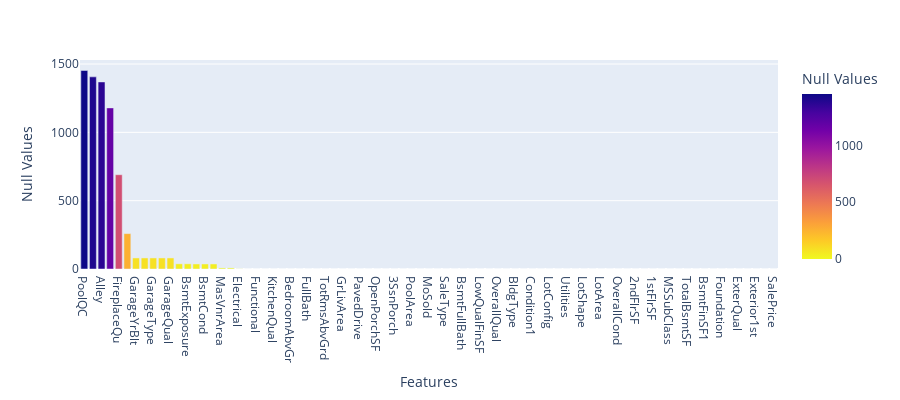

Notebook cell for this chart:
### Markdown cell above
* Visualize Missing Values

### Code cell
import plotly.express as px
import plotly.graph_objects as go

fig = px.bar(df_dt_null, x= 'Features', y= 'Null Values', color= 'Null Values', color_continuous_scale=px.colors.sequential.Plasma_r,height=400,)
fig.show()

### Figure 1 — Plotly figure (JSON) as saved in the notebook; plotly's stock layout.template omitted (floating-point values rounded to 4 significant figures)
{"data": [{"alignmentgroup": "True", "hovertemplate": "Features=%{x}<br>Null Values=%{marker.color}<extra></extra>", "legendgroup": "", "marker": {"color": [1453, 1406, 1369, 1179, 690, 259, 81, 81, 81, 81, 81, 38, 38, 37, 37, 37, 8, 8, 1, 0, 0, 0, 0, 0, 0, 0, 0, 0, 0, 0, 0, 0, 0, 0, 0, 0, 0, 0, 0, 0, 0, 0, 0, 0, 0, 0, 0, 0, 0, 0, 0, 0, 0, 0, 0, 0, 0, 0, 0, 0, 0, 0, 0, 0, 0, 0, 0, 0, 0, 0, 0, 0, 0, 0, 0, 0, 0, 0, 0, 0, 0], "coloraxis": "coloraxis", "pattern": {"shape": ""}}, "name": "", "offsetgroup": "", "orientation": "v", "showlegend": false, "textposition": "auto", "type": "bar", "x": ["PoolQC", "MiscFeature", "Alley", "Fence", "FireplaceQu", "LotFrontage", "GarageYrBlt", "GarageCond", "GarageType", "GarageFinish", "GarageQual", "BsmtFinType2", "BsmtExposure", "BsmtQual", "BsmtCond", "BsmtFinType1", "MasVnrArea", "MasVnrType", "Electrical", "Id", "Functional", "Fireplaces", "KitchenQual", "KitchenAbvGr", "BedroomAbvGr", "HalfBath", "FullBath", "BsmtHalfBath", "TotRmsAbvGrd", "GarageCars", "GrLivArea", "GarageArea", "PavedDrive", "WoodDeckSF", "OpenPorchSF", "EnclosedPorch", "3SsnPorch", "ScreenPorch", "PoolArea", "MiscVal", "MoSold", "YrSold", "SaleType", "SaleCondition", "BsmtFullBath", "HeatingQC", "LowQualFinSF", "LandSlope", "OverallQual", "HouseStyle", "BldgType", "Condition2", "Condition1", "Neighborhood", "LotConfig", "YearBuilt", "Utilities", "LandContour", "LotShape", "Street", "LotArea", "MSZoning", "OverallCond", "YearRemodAdd", "2ndFlrSF", "BsmtFinSF2", "1stFlrSF", "CentralAir", "MSSubClass", "Heating", "TotalBsmtSF", "BsmtUnfSF", "BsmtFinSF1", "RoofStyle", "Foundation", "ExterCond", "ExterQual", "Exterior2nd", "Exterior1st", "RoofMatl", "SalePrice"], "xaxis": "x", "y": [1453, 1406, 1369, 1179, 690, 259, 81, 81, 81, 81, 81, 38, 38, 37, 37, 37, 8, 8, 1, 0, 0, 0, 0, 0, 0, 0, 0, 0, 0, 0, 0, 0, 0, 0, 0, 0, 0, 0, 0, 0, 0, 0, 0, 0, 0, 0, 0, 0, 0, 0, 0, 0, 0, 0, 0, 0, 0, 0, 0, 0, 0, 0, 0, 0, 0, 0, 0, 0, 0, 0, 0, 0, 0, 0, 0, 0, 0, 0, 0, 0, 0], "yaxis": "y"}], "layout": {"barmode": "relative", "coloraxis": {"colorbar": {"title": {"text": "Null Values"}}, "colorscale": [[0, "#f0f921"], [0.1111, "#fdca26"], [0.2222, "#fb9f3a"], [0.3333, "#ed7953"], [0.4444, "#d8576b"], [0.5556, "#bd3786"], [0.6667, "#9c179e"], [0.7778, "#7201a8"], [0.8889, "#46039f"], [1, "#0d0887"]]}, "height": 400, "legend": {"tracegroupgap": 0}, "margin": {"t": 60}, "xaxis": {"anchor": "y", "domain": [0, 1], "title": {"text": "Features"}}, "yaxis": {"anchor": "x", "domain": [0, 1], "title": {"text": "Null Values"}}}}
